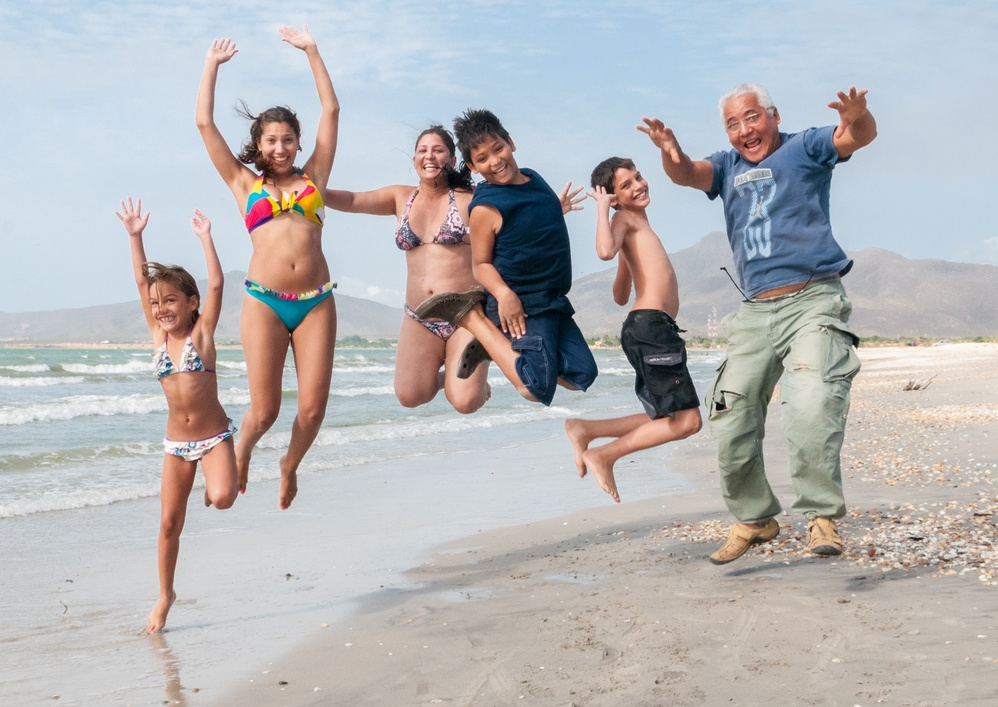
#> input picture Kod/peoples.jpg, 998 x 707 px, shrunk from 2691 x 1905 before the run, given in place of the camera
$ python zad_10a.py
#> lines starting #> are read from the running program, lines starting #| are printed output that depends on the picture; after the words box and inside, x2 and y2 are one past the last pixel; in counts of white or black regions, pixels touching at a corner belong together
import numpy as np
import cv2

# multiple cascades: https://github.com/Itseez/opencv/tree/master/data/haarcascades

face_cascade = cv2.CascadeClassifier('haarcascade_frontalface_default.xml')

eye_cascade = cv2.CascadeClassifier('haarcascade_eye.xml')

cap = cv2.VideoCapture(0)

while 1:
    ret, img = cap.read()
#> img is the input picture: shape (707, 998, 3); mean B, G, R 182.9, 182, 183.4
    gray = cv2.cvtColor(img, cv2.COLOR_BGR2GRAY)
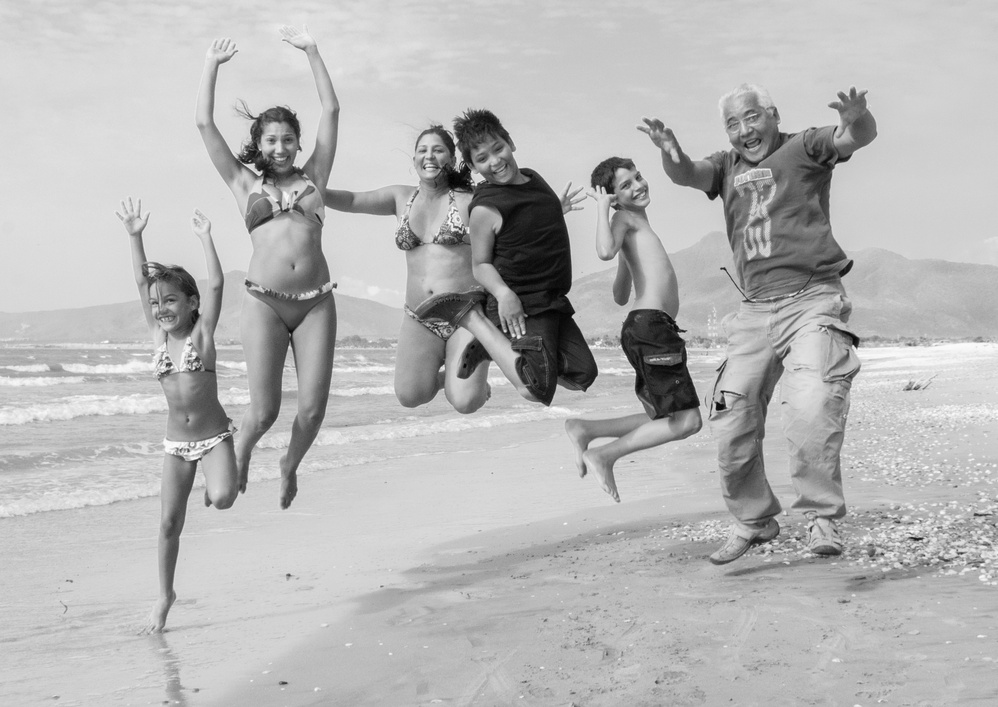
#> gray: shape (707, 998); min 1, max 254, mean 182.5
    faces = face_cascade.detectMultiScale(gray, 1.2, 2)
#> faces = [[255, 121, 48, 48], [411, 134, 41, 41], [140, 284, 46, 46], [671, 307, 90, 90]]

    for (x,y,w,h) in faces:
        cv2.rectangle(img,(x,y),(x+w,y+h),(0,0,255),2)
        roi_gray = gray[y:y+h, x:x+w]
        roi_color = img[y:y+h, x:x+w]

        eyes = eye_cascade.detectMultiScale(roi_gray)

        gray = cv2.medianBlur(gray, 5)
        rows = gray.shape[0]
        circles = cv2.HoughCircles(gray, cv2.HOUGH_GRADIENT, 1, rows / 8,
                                   param1=100, param2=30,
                               minRadius=1, maxRadius=30)
        font = cv2.FONT_HERSHEY_SIMPLEX

        if circles is not None:
            circles = np.uint16(np.around(circles))
            for i in circles[0, :]:
                center = (i[0], i[1])
                # circle center
                cv2.circle(img, center, 1, (0, 100, 100), 3)
                # circle outline
                radius = i[2]
                cv2.circle(img, center, radius, (255, 0, 255), 3)

                cv2.putText(img,'1',(200,200), font, 2,(0,255,255),2,cv2.LINE_AA)

        else:
            cv2.putText(img,'0',(200,200), font, 2,(0,255,255),2,cv2.LINE_AA)
            break
#> this loop made 4 passes
#> (x, y, w, h, eyes, circles) on pass 3: (140, 284, 46, 46, [[9, 18, 24, 24]], [[276, 132, 24]])
#> (x, y, w, h, circles) on passes 1, 2, 4: (255, 121, 48, 48, [[276, 136, 15], [502, 172, 10]]), (411, 134, 41, 41, [[276, 134, 27], [466, 388, 24]]), (671, 307, 90, 90, [[276, 132, 25]])
#> pass 1, `roi_gray = gray[y:y+h, x:x+w]`:
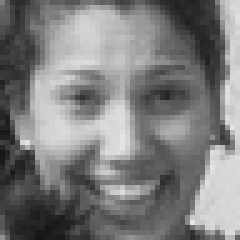
#> roi_gray: shape (48, 48) (shown 5 times larger); min 21, max 228, mean 125.1
#> pass 1, `roi_color = img[y:y+h, x:x+w]`:
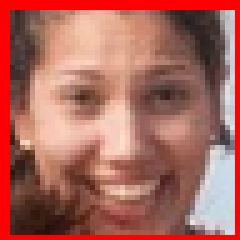
#> roi_color: shape (48, 48, 3) (shown 5 times larger); mean B, G, R 93.1, 103.2, 170.8
#> pass 2, `roi_gray = gray[y:y+h, x:x+w]`:
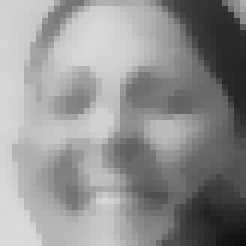
#> roi_gray: shape (41, 41) (shown 6 times larger); min 14, max 219, mean 145
#> after the loop:
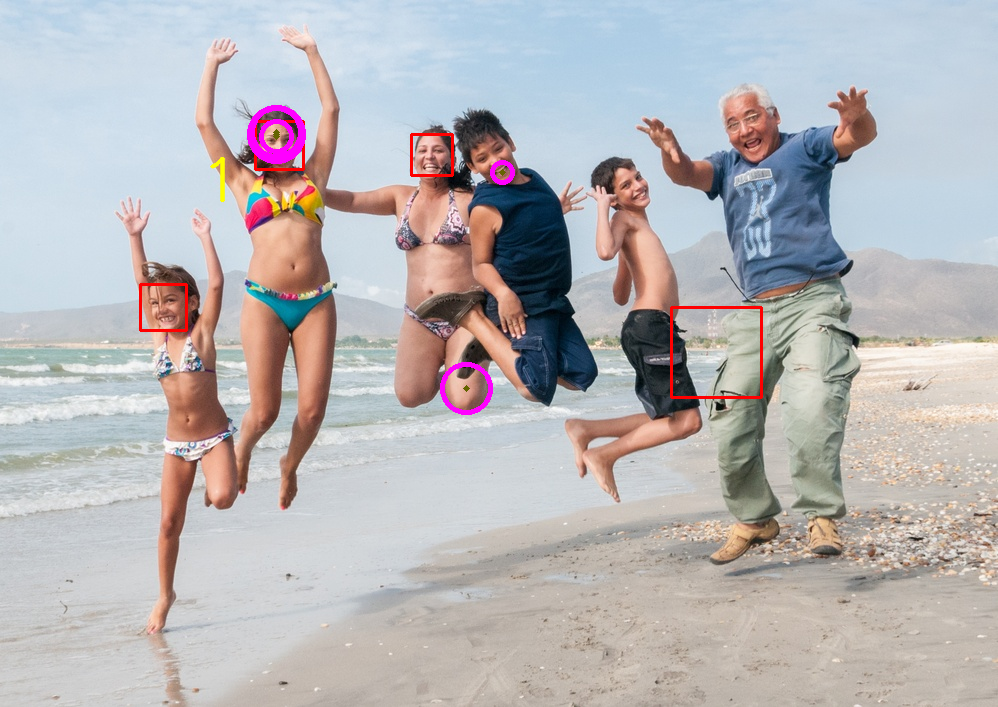
#> img: shape (707, 998, 3); 0.8% of pixels changed, all inside (x1, y1, x2, y2) = (139, 105, 763, 415)
#> after the loop:
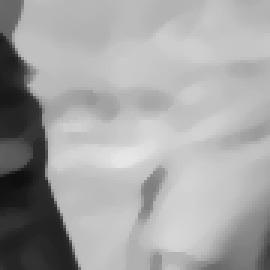
#> roi_gray: shape (90, 90) (shown 3 times larger); min 15, max 230, mean 164.7


    cv2.imshow('img',img)
    k = cv2.waitKey(30) & 0xff
#> (key Esc is pressed here)
    if k == 27:
        break

cap.release()
cv2.destroyAllWindows()
